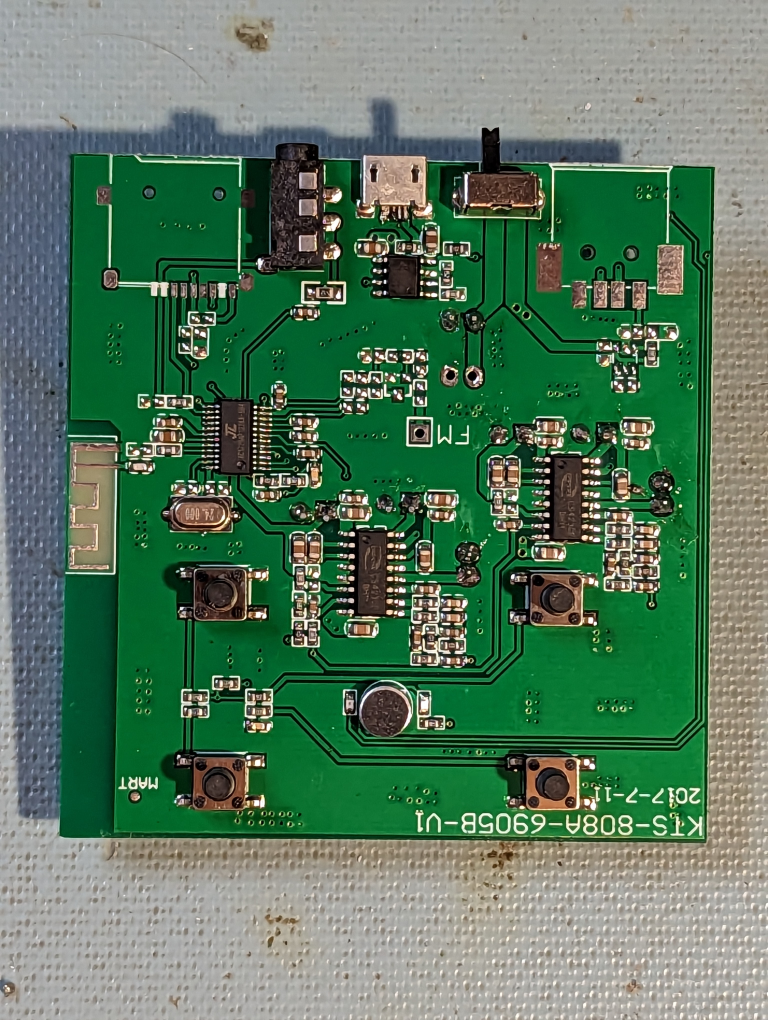
#> input picture pictures/PXL_20230226_031301826.jpg, 3072 x 4080 px (shown at 1/4 size)
$ python starighten_img.py
#> lines starting #> are read from the running program, lines starting #| are printed output that depends on the picture; after the words box and inside, x2 and y2 are one past the last pixel; in counts of white or black regions, pixels touching at a corner belong together
import cv2
import numpy

# Read input
color = cv2.imread('../pictures/PXL_20230226_031301826.jpg', cv2.IMREAD_COLOR)
#> color is the input picture: shape (4080, 3072, 3); mean B, G, R 96.4, 121.4, 88.5
color = cv2.resize(color, (0, 0), fx=0.15, fy=0.15)
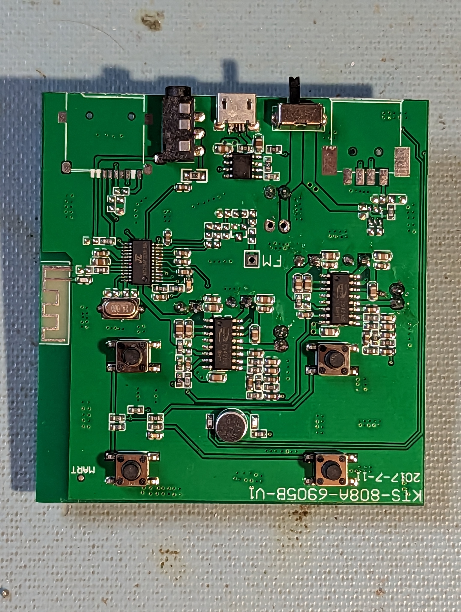
#> color: shape (612, 461, 3); mean B, G, R 96.3, 121.3, 88.5
# RGB to gray
gray = cv2.cvtColor(color, cv2.COLOR_BGR2GRAY)
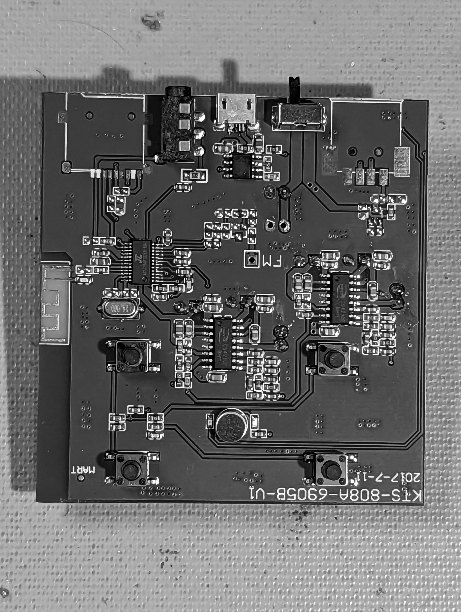
#> gray: shape (612, 461); min 0, max 255, mean 108.7
# cv2.imwrite('output/gray.png', gray)
# cv2.imwrite('output/thresh.png', thresh)

gray = cv2.GaussianBlur(gray, (9, 9), 1)
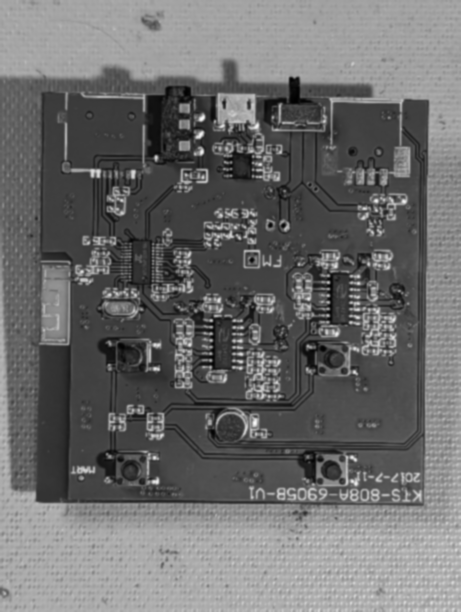
#> gray: shape (612, 461); min 1, max 246, mean 108.7
# Edge detection
edges = cv2.Canny(gray, 100, 200, apertureSize=3)
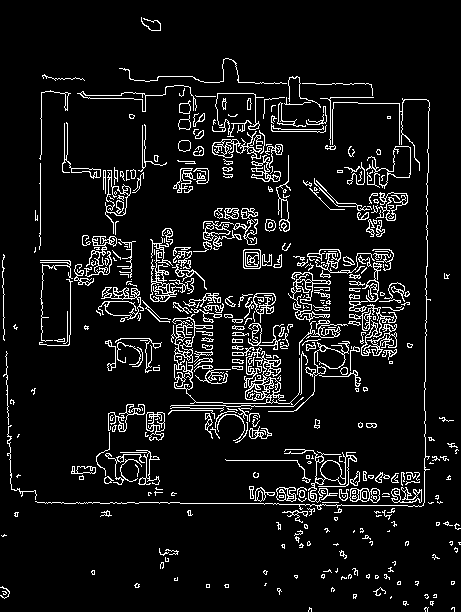
#> edges: shape (612, 461); 8% white in thin lines or dots
# Save the edge detected image
sum_of_cols_top_to_bottom = numpy.sum(gray, axis=0, dtype=numpy.uint8)
#> sum_of_cols_top_to_bottom = 461 values, max 255 at index 79, min 1 at index 120, mean 127.6
sum_of_cols_top_left_right = numpy.sum(gray, axis=1, dtype=numpy.uint8)
#> sum_of_cols_top_left_right = 612 values, max 255 at index 24, min 0 at index 227, mean 122

# cv2.imshow('img rows', sum_of_cols_top_to_bottom)
# cv2.imshow('img cols', sum_of_cols_top_left_right)
cv2.imshow('edges', edges)
cv2.waitKey(25000)

$ run again, with pictures/PXL_20230226_031315931.jpg copied over pictures/PXL_20230226_031301826.jpg
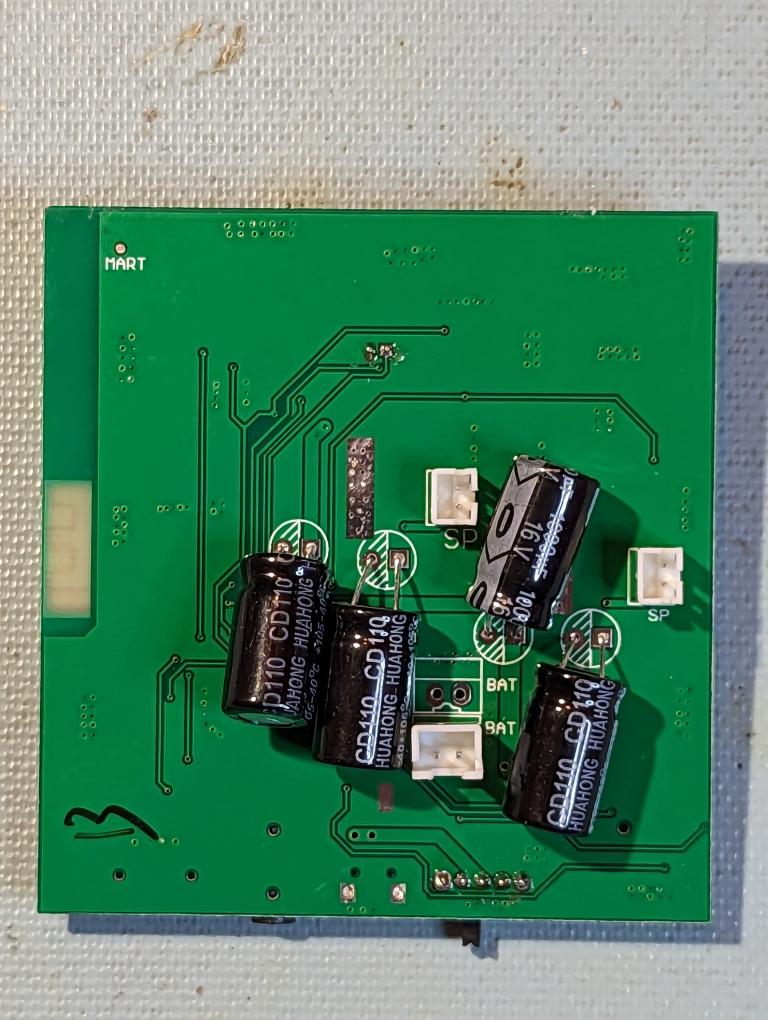
#> input picture pictures/PXL_20230226_031315931.jpg, 3072 x 4080 px (shown at 1/4 size)
#> color is the input picture: shape (4080, 3072, 3); mean B, G, R 105.5, 134.4, 81.6
#> color: shape (612, 461, 3)
#> `gray = cv2.GaussianBlur(gray, (9, 9), 1)`:
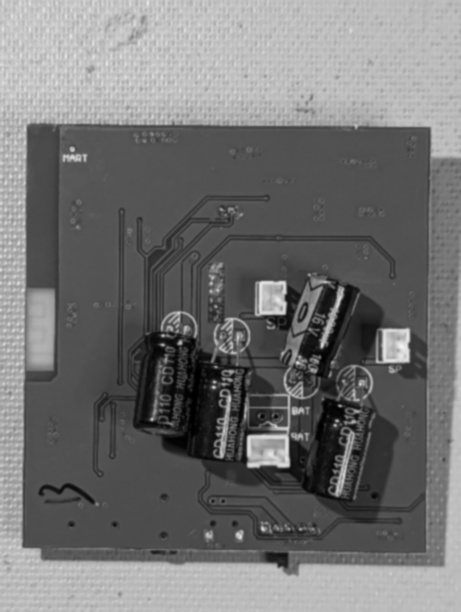
#> gray: shape (612, 461); min 0, max 242, mean 115.3
#> `edges = cv2.Canny(gray, 100, 200, apertureSize=3)`:
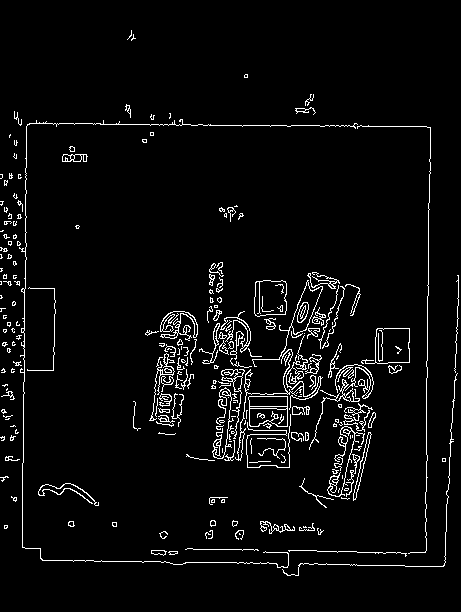
#> edges: shape (612, 461); 4.2% white in thin lines or dots, all inside (x1, y1, x2, y2) = (0, 30, 459, 576)
#> sum_of_cols_top_to_bottom = 461 values, max 253 at index 74, min 0 at index 72, mean 128.2
#> sum_of_cols_top_left_right = 612 values, max 255 at index 258, min 0 at index 246, mean 121.7

$ run again, with pictures/PXL_20230226_031354514.jpg copied over pictures/PXL_20230226_031301826.jpg
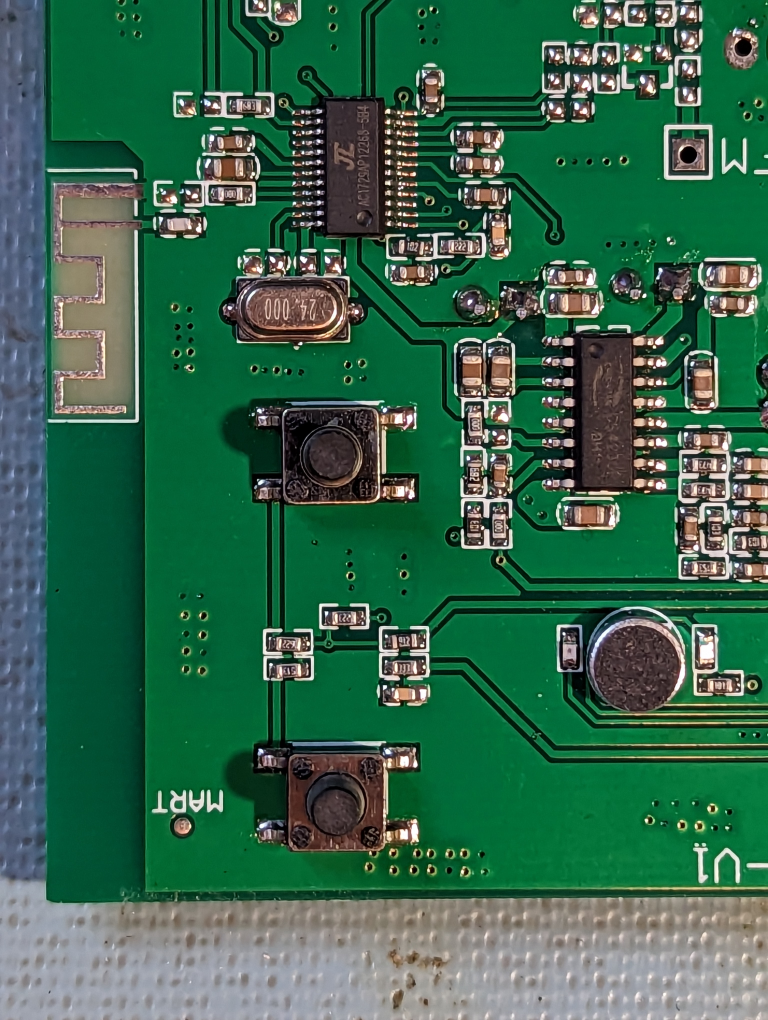
#> input picture pictures/PXL_20230226_031354514.jpg, 3072 x 4080 px (shown at 1/4 size)
#> color is the input picture: shape (4080, 3072, 3); mean B, G, R 77.1, 102.4, 52.8
#> color: shape (612, 461, 3)
#> `gray = cv2.GaussianBlur(gray, (9, 9), 1)`:
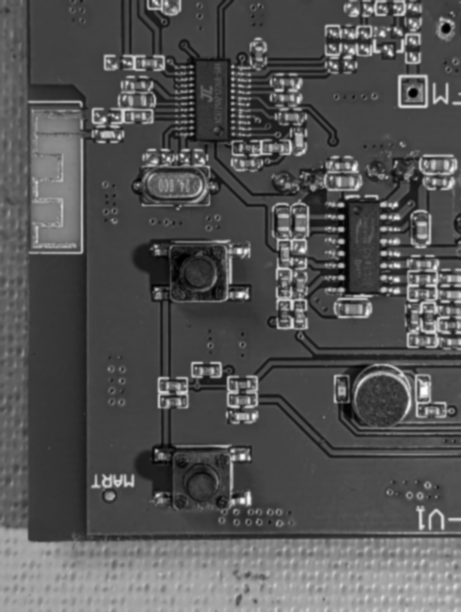
#> gray: shape (612, 461); min 0, max 254, mean 84.7
#> `edges = cv2.Canny(gray, 100, 200, apertureSize=3)`:
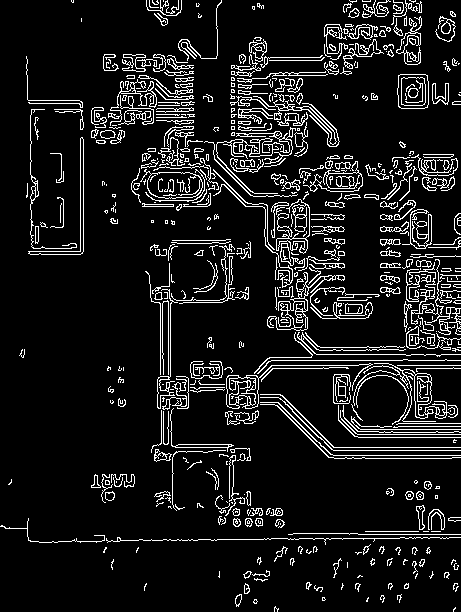
#> edges: shape (612, 461); 10% white in thin lines or dots
#> sum_of_cols_top_to_bottom = 461 values, max 255 at index 434, min 1 at index 196, mean 127.1
#> sum_of_cols_top_left_right = 612 values, max 255 at index 25, min 0 at index 62, mean 128.8

$ run again, with pictures/PXL_20230226_031400002.jpg copied over pictures/PXL_20230226_031301826.jpg
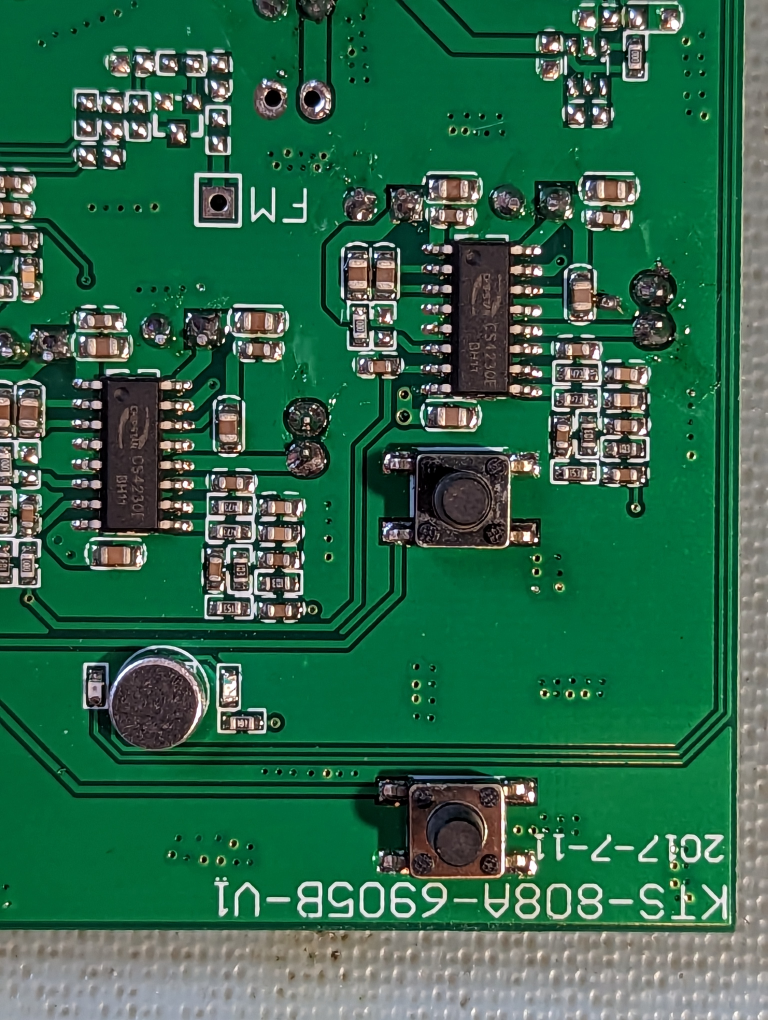
#> input picture pictures/PXL_20230226_031400002.jpg, 3072 x 4080 px (shown at 1/4 size)
#> color is the input picture: shape (4080, 3072, 3); mean B, G, R 74.9, 103.3, 46.7
#> color: shape (612, 461, 3)
#> `gray = cv2.GaussianBlur(gray, (9, 9), 1)`:
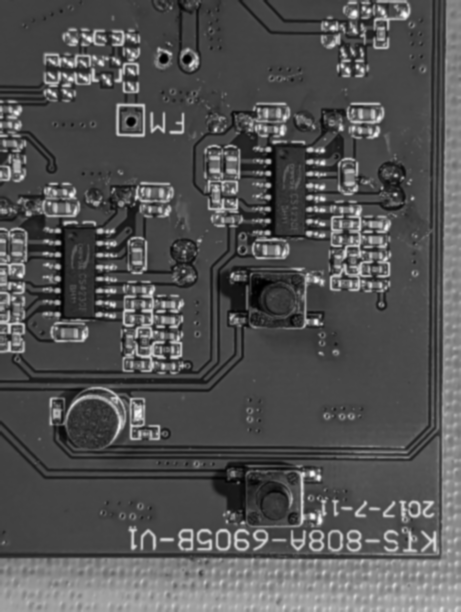
#> gray: shape (612, 461); min 0, max 251, mean 83.1
#> `edges = cv2.Canny(gray, 100, 200, apertureSize=3)`:
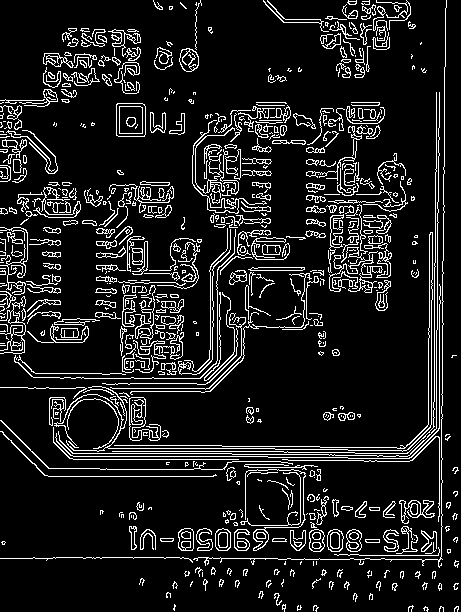
#> edges: shape (612, 461); 11.5% white in thin lines or dots
#> sum_of_cols_top_to_bottom = 461 values, max 255 at index 303, min 0 at index 237, mean 124.7
#> sum_of_cols_top_left_right = 612 values, max 255 at index 169, min 0 at index 181, mean 127
